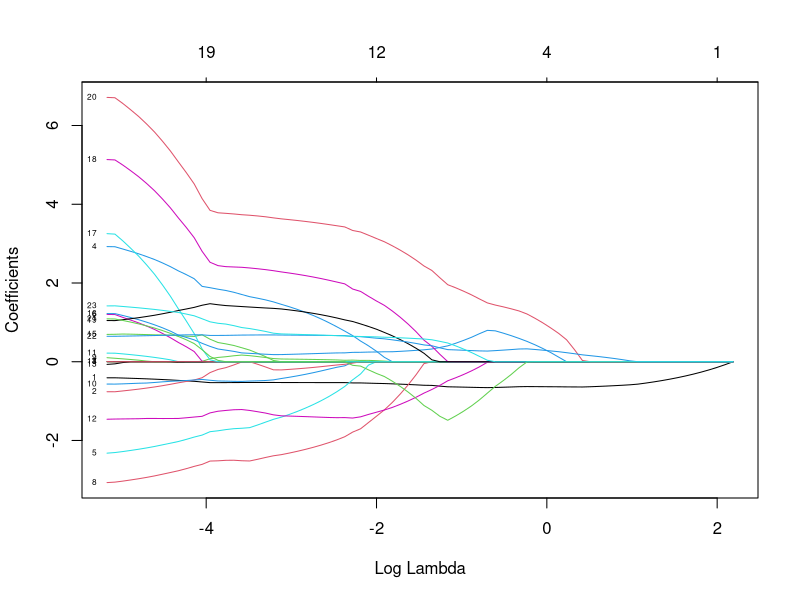
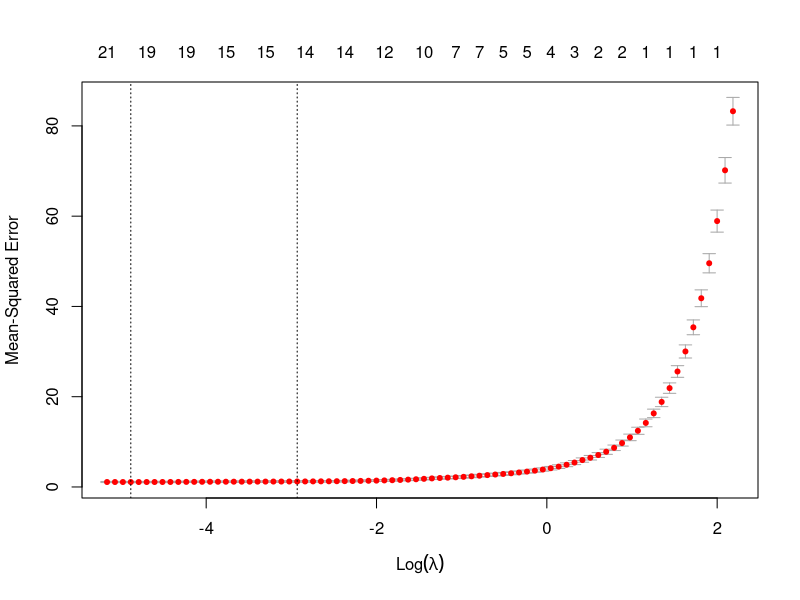
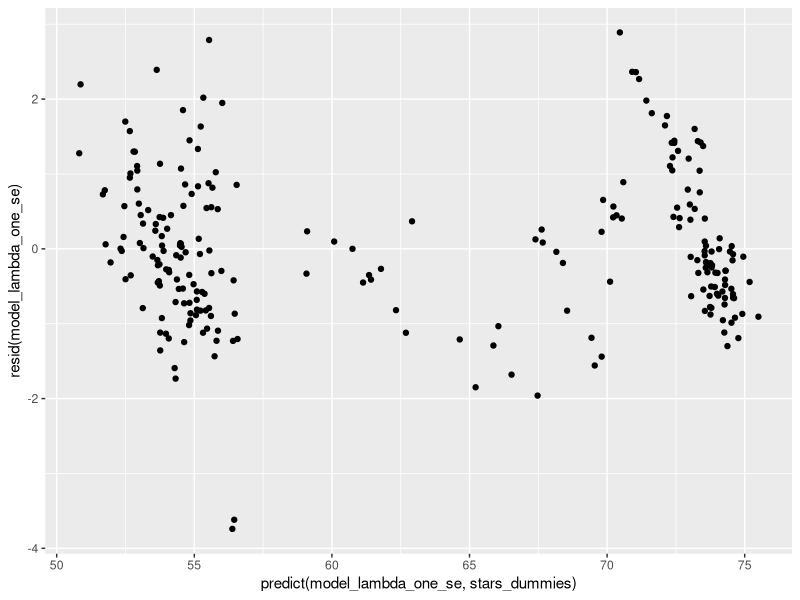
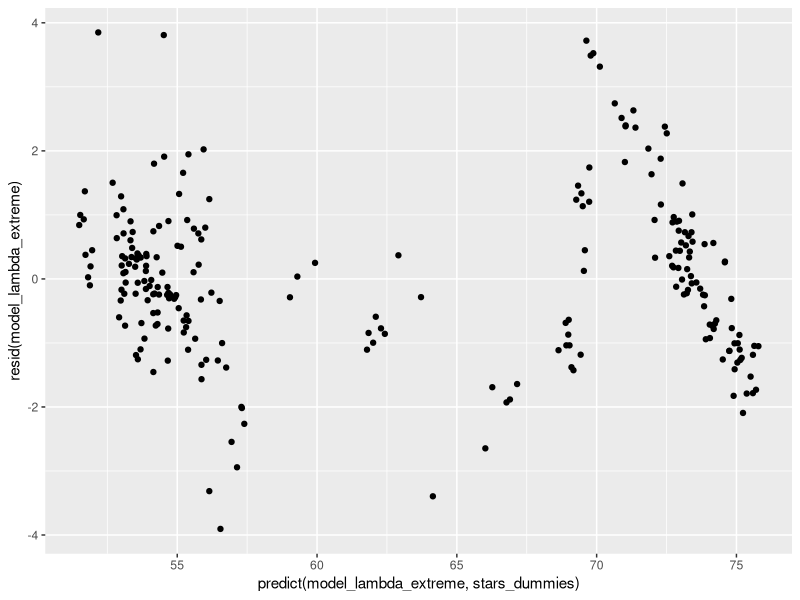

Write the R code that produced these figures, in order.
library(tidyverse)
library(glmnet)
library(caret)

# Set a seed to replicate results
set.seed(6021)

# Set working directory to correct file path
setwd("~/Documents/MSDS/DS6021/uva-ds6021-final-project/")

# Read in the data-set. Drop the first column
stars <- read.csv('Data/Stars_clean_a.csv')
stars <- stars %>% select(Temperature, L, R, A_M, Color, Spectral_Class, Type)
stars <- stars %>% mutate(log_L = log(L), log_R=log(R), log_Temp=log(Temperature))
dummies <- dummyVars('~.', data=stars)
stars_dummies <- data.frame(predict(dummies, newdata=stars))
View(stars_dummies)

# get the design matrix and Y vector
X <- model.matrix(log_L~0+.-L-R-Temperature, data=stars)
Y <- stars$log_L

# Run LASSO regression for feature selection
lasso <- glmnet(x=X, y=Y, alpha=1, family='gaussian')
plot(lasso, label=T, xvar='lambda')

# Use k-fold CV to get the ideal lambda value
kcv_lambda <- cv.glmnet(x=X, y=Y, alpha=1, nfolds=10)
print(paste('lambda.min:', kcv_lambda$lambda.min))
print(paste('lambda.1se:', kcv_lambda$lambda.1se))

# print the coefficients that exist at the lambda.min
coef(kcv_lambda, s=kcv_lambda$lambda.min)

# print the coefficients that exist in the lambda.1se
coef(kcv_lambda, s=kcv_lambda$lambda.1se)

# print the coefficients for a more extreme lambda
lambda_extreme = 0.1353353
coef(kcv_lambda, s=lambda_extreme)

# create plot of lambdas from k-fold cv
plot(kcv_lambda, label=T, xvar='lambda')

# create a model with the predictors present with lambda.min

# Temperature         2.014603e+27
# R                   1.962654e+19
# A_M                 .           
# ColorBlue          -1.524688e+31
# ColorBlue-White     .           
# ColorOrange         1.080312e+32
# ColorOrange-Red     .           
# ColorRed           -1.781286e+31
# ColorWhite          1.398875e+31
# ColorYellow         .           
# ColorYellow-Orange  1.312005e+31
# ColorYellow-White   1.439331e+31
# Spectral_ClassB    -6.962318e+30
# Spectral_ClassF    -9.961080e+30
# Spectral_ClassG    -1.066636e+31
# Spectral_ClassK     1.165961e+31
# Spectral_ClassM    -7.694310e+30
# Spectral_ClassO     1.935197e+31
# TypeHyper Giants    6.619715e+31
# TypeMain Sequence  -3.977143e+31
# TypeRed Dwarf       .           
# TypeSuper Giants    6.819637e+31
# TypeWhite Dwarf    -3.998087e+31

model_lambda_min_predictors = lm(L~.--A_M-ColorBlue.White-ColorOrange.Red-ColorYellow-TypeRed.Dwarf, data=stars_dummies)
predictions <- predict(model_lambda_min_predictors, stars_dummies)
resid(model_lambda_min_predictors)
summary(model_lambda_min_predictors)

# A_M                -0.52898010
# ColorBlue           .         
# ColorBlue-White     0.06413317
# ColorOrange         1.33013889
# ColorOrange-Red    -1.26373562
# ColorRed            .         
# ColorWhite          .         
# ColorYellow        -2.27606050
# ColorYellow-Orange  .         
# ColorYellow-White  -0.35958904
# Spectral_ClassB     .         
# Spectral_ClassF    -1.38683631
# Spectral_ClassG     .         
# Spectral_ClassK    -0.17994256
# Spectral_ClassM     .         
# Spectral_ClassO     0.19290708
# TypeHyper Giants    .         
# TypeMain Sequence   2.22240897
# TypeRed Dwarf       1.29077358
# TypeSuper Giants    3.58772248
# TypeWhite Dwarf     .         
# log_R               0.67454301
# log_Temp            0.69531489 

model_lambda_one_se <- lm(log_L~.-TypeWhite.Dwarf-TypeHyper.Giants-Spectral_ClassM-Spectral_ClassG-Spectral_ClassB-ColorYellow.Orange-ColorWhite-ColorRed-ColorBlue-L-R-Temperature, data=stars_dummies)
ggplot(mapping=aes(x=predict(model_lambda_one_se, stars_dummies), y=resid(model_lambda_one_se))) +
  geom_point()
summary(model_lambda_one_se)

# A_M                -0.5499706
# ColorBlue           .        
# ColorBlue-White     0.0263492
# ColorOrange         0.2644727
# ColorOrange-Red     .        
# ColorRed            .        
# ColorWhite          .        
# ColorYellow        -1.3835943
# ColorYellow-Orange  .        
# ColorYellow-White   .        
# Spectral_ClassB     .        
# Spectral_ClassF    -1.2819090
# Spectral_ClassG     .        
# Spectral_ClassK     .        
# Spectral_ClassM     .        
# Spectral_ClassO     0.2476681
# TypeHyper Giants    .        
# TypeMain Sequence   1.5417829
# TypeRed Dwarf       0.8252365
# TypeSuper Giants    3.1285907
# TypeWhite Dwarf    -0.2979259
# log_R               0.5979357
# log_Temp            0.6305876

# started with all non-zero coefficients from above after increasing the lambda value. Removed A_M because of collinearity issues.
# Then removed all other predictors with a large p-value as per the principal of parsimony until everything had a significant p-value
# and all VIF values were appropriate.

model_lambda_extreme <- lm(log_L~ColorYellow+Spectral_ClassF+TypeMain.Sequence+TypeSuper.Giants+TypeWhite.Dwarf+log_R+log_Temp, data=stars_dummies)
ggplot(mapping=aes(x=predict(model_lambda_extreme, stars_dummies), y=resid(model_lambda_extreme))) +
  geom_point()

summary(model_lambda_extreme)

# adj R^2: .9803
# residual standard error: 1.282

car::vif(model_lambda_extreme)
